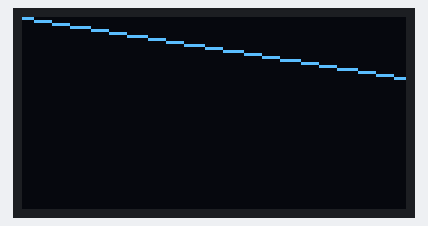
The sketch below on a simulated Arduino Uno, built with avr-gcc and run on an emulated ATmega328P. On the bench: 128×64 one-colour display.

Above: at 5.1 s.
At 8.2 s:
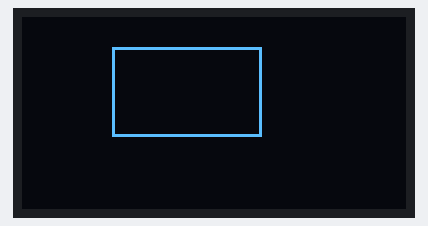
At 11.2 s:
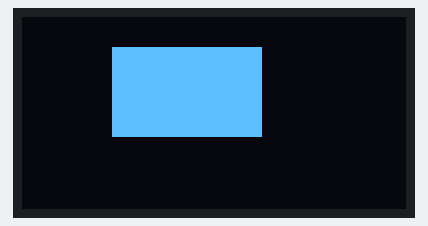
At 17.2 s:
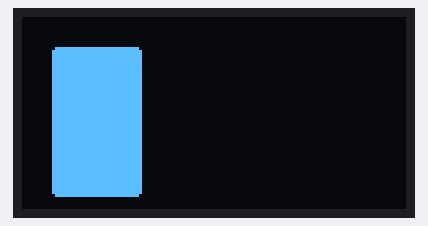
At 20.3 s:
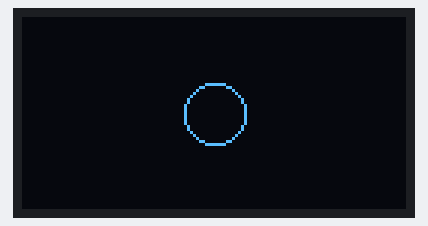
At 35.4 s:
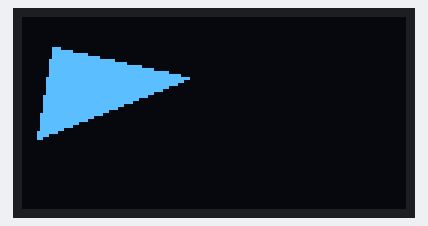

Measured:
- what the display in image 0 shows lasts 3.0 s, from 5.1 s to 8.1 s

The sketch:

I2C_OLED_Display_Draw.ino
```cpp
/*
  I2C OLED Display - Draw

  It draws several forms on the display, using different figures and inverting one of them.
*/

#include <Wire.h>
#include <Adafruit_GFX.h>
#include <Adafruit_SSD1306.h>

#define SCREEN_WIDTH 128
#define SCREEN_HEIGHT 64

// Declaration for a SSD1306 display connected to I2C (SDA, SCL pins)
Adafruit_SSD1306 display(SCREEN_WIDTH, SCREEN_HEIGHT, &Wire, -1);

void setup(){
  Serial.begin(9600);

  if(!display.begin(SSD1306_SWITCHCAPVCC, 0x3C)){ // Address 0x3D for 128x64
    Serial.println(F("SSD1306 allocation failed"));
    while(1);
  }
  delay(2000);

  display.clearDisplay();

  // Draw a single pixel in white
  display.drawPixel(64, 32, WHITE);
  display.display();
  delay(3000);

  // Draw line
  display.clearDisplay();
  display.drawLine(0, 0, 127, 20, WHITE);
  display.display();
  delay(3000);

  // Draw rectangle
  display.clearDisplay();
  display.drawRect(30, 10, 50, 30, WHITE);
  display.display();
  delay(3000);
  // Fill rectangle
  display.fillRect(30, 10, 50, 30, WHITE);
  display.display();
  delay(3000);

  // Draw round rectangle
  display.clearDisplay();
  display.drawRoundRect(10, 10, 30, 50, 2, WHITE);
  display.display();
  delay(3000);
  // Fill round rectangle
  display.clearDisplay();
  display.fillRoundRect(10, 10, 30, 50, 2, WHITE);
  display.display();
  delay(3000);

  // Draw circle
  display.clearDisplay();
  display.drawCircle(64, 32, 10, WHITE);
  display.display();
  delay(3000);
  // Fill circle
  display.fillCircle(64, 32, 10, WHITE);
  display.display();
  delay(3000);

  // Draw triangle
  display.clearDisplay();
  display.drawTriangle(10, 10, 55, 20, 5, 40, WHITE);
  display.display();
  delay(3000);
  // Fill triangle
  display.fillTriangle(10, 10, 55, 20, 5, 40, WHITE);
  display.display();
  delay(3000);

  // Invert and restore display, pausing in-between
  display.invertDisplay(true);
  delay(3000);
  display.invertDisplay(false);
  delay(3000);
}

void loop(){

}
```
